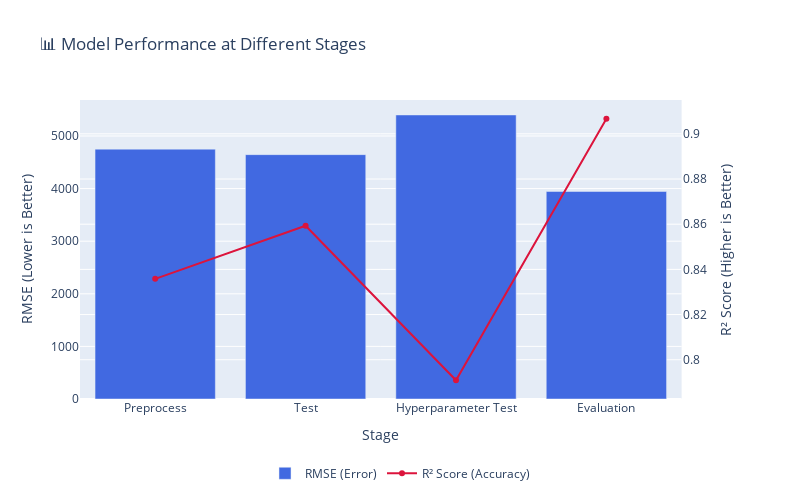

The code cell stored with this chart in its notebook:
### Code cell
import plotly.graph_objects as go
from plotly.subplots import make_subplots
import pandas as pd

# Given Data
data = {
    "Stage": ["Preprocess", "Test", "Hyperparameter Test", "Evaluation"],
    "R2": [0.8358, 0.8593, 0.7909, 0.9067],  # Converted from string
    "RMSE": [4749.9178, 4645.4526, 5399.806, 3945.0074]  # Converted from string
}

df = pd.DataFrame(data)

# Create figure with secondary y-axis
fig = make_subplots(specs=[[{"secondary_y": True}]])

# Add RMSE as Bar Chart (Primary Y-Axis)
fig.add_trace(go.Bar(
    x=df["Stage"], y=df["RMSE"], name="RMSE (Error)", marker_color="royalblue"
), secondary_y=False)

# Add R² as Line Chart (Secondary Y-Axis)
fig.add_trace(go.Scatter(
    x=df["Stage"], y=df["R2"], name="R² Score (Accuracy)",
    mode="lines+markers", marker=dict(color="crimson")
), secondary_y=True)

# Update Layout
fig.update_layout(
    title="📊 Model Performance at Different Stages",
    xaxis_title="Stage",
    yaxis_title="RMSE (Lower is Better)",  # Left Y-Axis Label
    yaxis2_title="R² Score (Higher is Better)",  # Right Y-Axis Label
    width=800, height=500,
    legend=dict(orientation="h", x=0.5, y=-0.2, xanchor="center")  # Horizontal legend
)

fig.show()

### Figure 1 — Plotly figure (JSON) as saved in the notebook; plotly's stock layout.template omitted (floating-point values rounded to 4 significant figures)
{"data": [{"marker": {"color": "royalblue"}, "name": "RMSE (Error)", "type": "bar", "x": ["Preprocess", "Test", "Hyperparameter Test", "Evaluation"], "xaxis": "x", "y": [4750.0, 4645.0, 5400.0, 3945.0], "yaxis": "y"}, {"marker": {"color": "crimson"}, "mode": "lines+markers", "name": "R² Score (Accuracy)", "type": "scatter", "x": ["Preprocess", "Test", "Hyperparameter Test", "Evaluation"], "xaxis": "x", "y": [0.8358, 0.8593, 0.7909, 0.9067], "yaxis": "y2"}], "layout": {"height": 500, "legend": {"orientation": "h", "x": 0.5, "xanchor": "center", "y": -0.2}, "title": {"text": "📊 Model Performance at Different Stages"}, "width": 800, "xaxis": {"anchor": "y", "domain": [0, 0.94], "title": {"text": "Stage"}}, "yaxis": {"anchor": "x", "domain": [0, 1], "title": {"text": "RMSE (Lower is Better)"}}, "yaxis2": {"anchor": "x", "overlaying": "y", "side": "right", "title": {"text": "R² Score (Higher is Better)"}}}}
